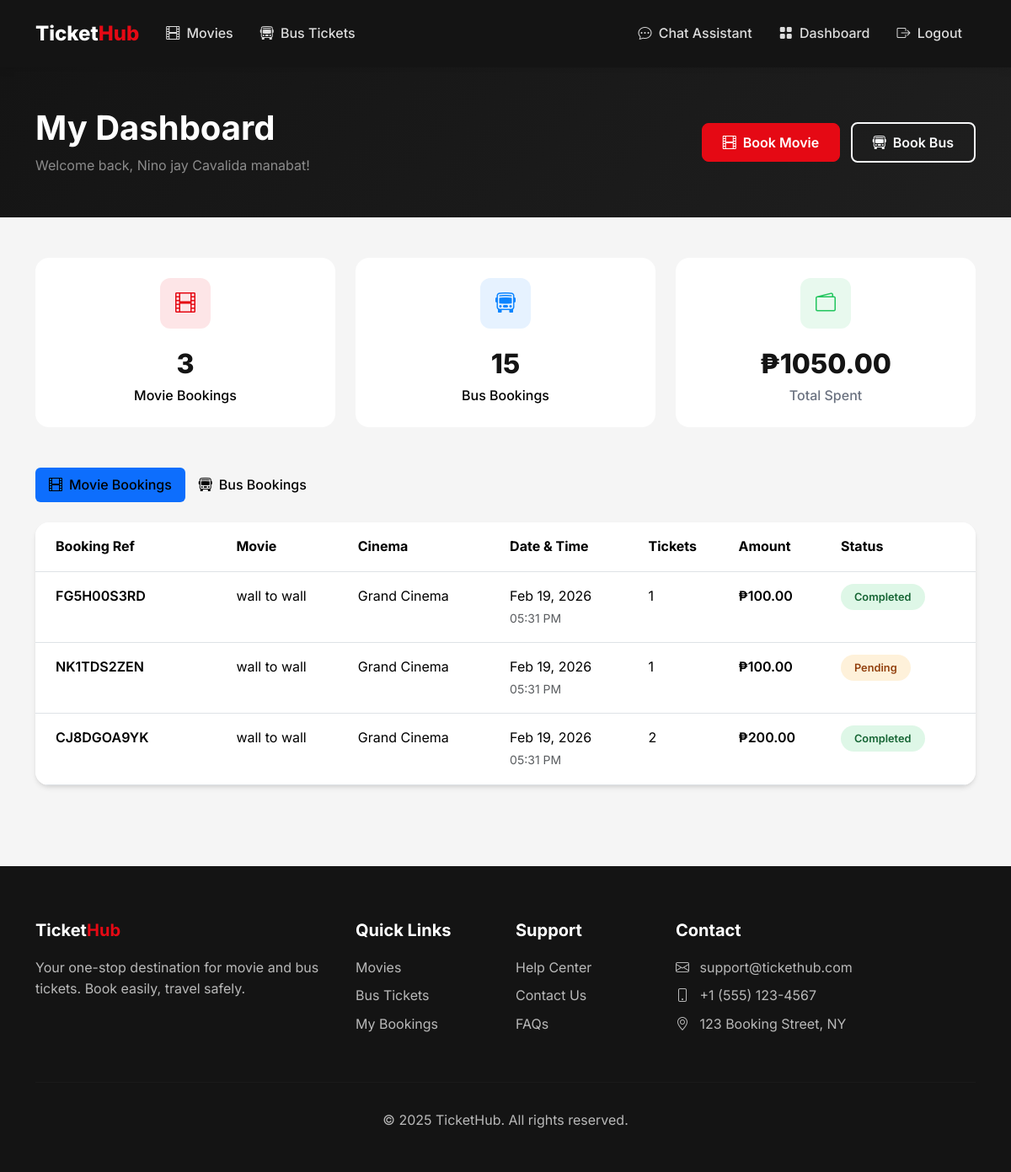
Page /dashboard (signed in) on the committed database.
### flask_app/app.py (models this page shows, shortened)
class User(UserMixin, db.Model):
    id = db.Column(db.Integer, primary_key=True)
    email = db.Column(db.String(120), unique=True, nullable=False)
    password_hash = db.Column(db.String(256), nullable=False)
    name = db.Column(db.String(100), nullable=False)
    phone = db.Column(db.String(20))
    is_admin = db.Column(db.Boolean, default=False)
    created_at = db.Column(db.DateTime, default=datetime.utcnow)
    movie_bookings = db.relationship('MovieBooking', backref='user', lazy=True)
    bus_bookings = db.relationship('BusBooking', backref='user', lazy=True)

class MovieBooking(db.Model):
    id = db.Column(db.Integer, primary_key=True)
    user_id = db.Column(db.Integer, db.ForeignKey('user.id'), nullable=False)
    showtime_id = db.Column(db.Integer, db.ForeignKey('showtime.id'), nullable=False)
    num_tickets = db.Column(db.Integer, nullable=False)
    seat_numbers = db.Column(db.String(200))
    total_amount = db.Column(db.Float, nullable=False)
    payment_status = db.Column(db.String(20), default='pending')  # pending, completed, failed, refunded
    payment_method = db.Column(db.String(20))     # 'card', 'gcash', 'paymaya', 'paypal'
    payment_reference = db.Column(db.String(255)) # PayMongo source/payment id
    booking_reference = db.Column(db.String(20), unique=True)
    created_at = db.Column(db.DateTime, default=datetime.utcnow)

class Movie(db.Model):
    id = db.Column(db.Integer, primary_key=True)
    title = db.Column(db.String(200), nullable=False)
    description = db.Column(db.Text)
    genre = db.Column(db.String(100))
    duration = db.Column(db.Integer)  # in minutes
    rating = db.Column(db.String(10))  # PG, PG-13, R, etc.
    poster_image = db.Column(db.String(255))
    trailer_url = db.Column(db.String(255))
    release_date = db.Column(db.Date)
    is_active = db.Column(db.Boolean, default=True)
    created_at = db.Column(db.DateTime, default=datetime.utcnow)
    showtimes = db.relationship('Showtime', backref='movie', lazy=True, cascade='all, delete-orphan')

class Cinema(db.Model):
    id = db.Column(db.Integer, primary_key=True)
    name = db.Column(db.String(100), nullable=False)
    location = db.Column(db.String(200))
    total_seats = db.Column(db.Integer, default=100)
    showtimes = db.relationship('Showtime', backref='cinema', lazy=True)

class Showtime(db.Model):
    id = db.Column(db.Integer, primary_key=True)
    movie_id = db.Column(db.Integer, db.ForeignKey('movie.id'), nullable=False)
    cinema_id = db.Column(db.Integer, db.ForeignKey('cinema.id'), nullable=False)
    show_date = db.Column(db.Date, nullable=False)
    show_time = db.Column(db.Time, nullable=False)
    price = db.Column(db.Float, nullable=False)
    available_seats = db.Column(db.Integer)
    bookings = db.relationship('MovieBooking', backref='showtime', lazy=True)

### flask_app/app.py (the view)
@app.route('/dashboard')
@login_required
def dashboard():
    movie_bookings = MovieBooking.query.filter_by(user_id=current_user.id).order_by(MovieBooking.created_at.desc()).all()
    bus_bookings = BusBooking.query.filter_by(user_id=current_user.id).order_by(BusBooking.created_at.desc()).all()
    return render_template('dashboard/index.html', movie_bookings=movie_bookings, bus_bookings=bus_bookings)

### flask_app/app.py (called while the page is built)
@login_manager.user_loader
def load_user(user_id):
    return User.query.get(int(user_id))

### flask_app/templates/dashboard/index.html (shortened to what this page needs)
{% extends 'base.html' %}
{% block content %}
<section class="py-5" style="background: linear-gradient(135deg, var(--dark) 0%, var(--dark-lighter) 100%);">
    <div class="container">
        <div class="row align-items-center">
            <div class="col">
                <h1 class="text-white fw-bold mb-2">My Dashboard</h1>
                <p class="text-white-50 mb-0">Welcome back, {{ current_user.name }}!</p>
            </div>
            <div class="col-auto">
                <a href="{{ url_for('movies') }}" class="btn btn-primary me-2">
                    <i class="bi bi-film me-2"></i>Book Movie
                </a>
                <a href="{{ url_for('search_bus') }}" class="btn btn-outline-light">
                    <i class="bi bi-bus-front me-2"></i>Book Bus
                </a>
            </div>
        </div>
    </div>
</section>
<section class="py-5">
    <div class="container">
        <div class="row g-4 mb-5">
            <div class="col-md-4">
                <div class="stat-card">
                    <div class="stat-icon" style="background: rgba(229, 9, 20, 0.1);">
                        <i class="bi bi-film" style="color: var(--primary);"></i>
                    </div>
                    <div class="stat-value">{{ movie_bookings|length }}</div>
                    <div class="stat-label" style="color: #000;">Movie Bookings</div>
                </div>
            </div>
            <div class="col-md-4">
                <div class="stat-card">
                    <div class="stat-icon" style="background: rgba(10, 132, 255, 0.1);">
                        <i class="bi bi-bus-front" style="color: var(--secondary);"></i>
                    </div>
                    <div class="stat-value">{{ bus_bookings|length }}</div>
                    <div class="stat-label" style="color: #000;">Bus Bookings</div>
                </div>
            </div>
            <div class="col-md-4">
                <div class="stat-card">
                    <div class="stat-icon" style="background: rgba(34, 197, 94, 0.1);">
                        <i class="bi bi-wallet2" style="color: #22C55E;"></i>
                    </div>
                    <div class="stat-value">₱{{ "%.2f"|format(
                        (movie_bookings|selectattr('payment_status', 'equalto', 'completed')|sum(attribute='total_amount')) +
                        (movie_bookings|selectattr('payment_status', 'equalto', 'paid')|sum(attribute='total_amount')) +
                        (bus_bookings|selectattr('payment_status', 'equalto', 'completed')|sum(attribute='total_amount')) +
                        (bus_bookings|selectattr('payment_status', 'equalto', 'paid')|sum(attribute='total_amount'))
                    ) }}</div>
                    <div class="stat-label">Total Spent</div>
                </div>
            </div>
        </div>
        <ul class="nav nav-pills mb-4" role="tablist">
            <li class="nav-item">
                <button class="nav-link active px-4" data-bs-toggle="pill" data-bs-target="#movie-bookings" style="color: #000 !important;">
                    <i class="bi bi-film me-2"></i>Movie Bookings
                </button>
            </li>
            <li class="nav-item">
                <button class="nav-link px-4" data-bs-toggle="pill" data-bs-target="#bus-bookings" style="color: #000 !important;">
                    <i class="bi bi-bus-front me-2"></i>Bus Bookings
                </button>
            </li>
        </ul>
        <div class="tab-content">
            <div class="tab-pane fade show active" id="movie-bookings">
                {% if movie_bookings %}
                    <div class="card">
                        <div class="table-responsive">
                            <table class="table table-hover mb-0">
                                <thead class="bg-light">
                                    <tr>
                                        <th class="px-4 py-3">Booking Ref</th>
                                        <th class="py-3">Movie</th>
                                        <th class="py-3">Cinema</th>
                                        <th class="py-3">Date & Time</th>
                                        <th class="py-3">Tickets</th>
                                        <th class="py-3">Amount</th>
                                        <th class="py-3">Status</th>
                                    </tr>
                                </thead>
                                <tbody>
                                    {% for booking in movie_bookings %}
                                    <tr>
                                        <td class="px-4 py-3">
                                            <span class="fw-semibold">{{ booking.booking_reference }}</span>
                                        </td>
                                        <td class="py-3">{{ booking.showtime.movie.title }}</td>
                                        <td class="py-3">{{ booking.showtime.cinema.name }}</td>
                                        <td class="py-3">
                                            {{ booking.showtime.show_date.strftime('%b %d, %Y') }}<br>
                                            <small class="text-muted">{{ booking.showtime.show_time.strftime('%I:%M %p') }}</small>
                                        </td>
                                        <td class="py-3">{{ booking.num_tickets }}</td>
                                        <td class="py-3 fw-semibold">₱{{ "%.2f"|format(booking.total_amount) }}</td>
                                        <td class="py-3">
                                            {% if booking.payment_status in ['completed','paid'] %}
                                                <span class="badge-status badge-completed">Completed</span>
                                            {% else %}
                                                <span class="badge-status badge-pending">Pending</span>
                                            {% endif %}
                                        </td>
                                    </tr>
                                    {% endfor %}
                                </tbody>
                            </table>
                        </div>
                    </div>
                {% endif %}
            </div>
        </div>
    </div>
</section>
{% endblock %}

### flask_app/static/css/main.css (style rules this page uses)
:root { --primary: #E50914; --primary-dark: #B20710; --secondary: #0A84FF; --dark: #141414; --dark-lighter: #1F1F1F; --gray-100: #F5F5F5; --gray-200: #E5E5E5; --gray-300: #D4D4D4; --gray-600: #6B7280; --gray-800: #2D2D2D; --success: #22C55E; --warning: #F59E0B; }
* { margin: 0; padding: 0; box-sizing: border-box; }
body { font-family: 'Inter', -apple-system, BlinkMacSystemFont, sans-serif; background-color: var(--gray-100); color: var(--dark); line-height: 1.6; }
.nav-link { color: rgba(255,255,255,0.85) !important; font-weight: 500; padding: 0.5rem 1rem !important; transition: all 0.2s ease; }
.nav-link.active { color: var(--primary) !important; }
.btn-primary { background: var(--primary); border-color: var(--primary); font-weight: 600; padding: 0.625rem 1.5rem; border-radius: 8px; transition: all 0.2s ease; }
.btn-outline-light { border-width: 2px; font-weight: 600; padding: 0.625rem 1.5rem; border-radius: 8px; }
.card { border: none; border-radius: 16px; box-shadow: 0 4px 6px -1px rgba(0,0,0,0.1), 0 2px 4px -1px rgba(0,0,0,0.06); transition: all 0.3s ease; overflow: hidden; }
.badge-status { padding: 0.5rem 1rem; border-radius: 20px; font-weight: 600; font-size: 0.8rem; }
.badge-completed { background: rgba(34, 197, 94, 0.15); color: #166534; }
.badge-pending { background: rgba(245, 158, 11, 0.15); color: #92400e; }
.stat-card { background: #fff; border-radius: 16px; padding: 1.5rem; text-align: center; }
.stat-card .stat-icon { width: 60px; height: 60px; border-radius: 12px; display: flex; align-items: center; justify-content: center; font-size: 1.5rem; margin: 0 auto 1rem; }
.stat-card .stat-value { font-size: 2rem; font-weight: 800; color: var(--dark); }
.stat-card .stat-label { color: var(--gray-600); font-weight: 500; }
.card { border-radius: 16px; box-shadow: 0 4px 12px rgba(0,0,0,0.07); border: none; }
.btn-primary { background: #E50914; border-color: #E50914; font-weight: 600; border-radius: 8px; transition: background 0.2s; }
.fw-bold { font-weight: 700 !important; }

### flask_app/templates/base.html (style rules this page uses)
:root { --primary: #E50914; --primary-dark: #B20710; --secondary: #0A84FF; --dark: #141414; --dark-lighter: #1F1F1F; --gray-100: #F5F5F5; --gray-200: #E5E5E5; --gray-300: #D4D4D4; --gray-600: #6B7280; --gray-800: #2D2D2D; --success: #22C55E; --warning: #F59E0B; }
* { margin: 0; padding: 0; box-sizing: border-box; }
body { font-family: 'Inter', -apple-system, BlinkMacSystemFont, sans-serif; background-color: var(--gray-100); color: var(--dark); line-height: 1.6; }
.nav-link { color: rgba(255,255,255,0.85) !important; font-weight: 500; padding: 0.5rem 1rem !important; transition: all 0.2s ease; }
.nav-link.active { color: var(--primary) !important; }
.btn-primary { background: var(--primary); border-color: var(--primary); font-weight: 600; padding: 0.625rem 1.5rem; border-radius: 8px; transition: all 0.2s ease; }
.btn-outline-light { border-width: 2px; font-weight: 600; padding: 0.625rem 1.5rem; border-radius: 8px; }
.card { border: none; border-radius: 16px; box-shadow: 0 4px 6px -1px rgba(0,0,0,0.1), 0 2px 4px -1px rgba(0,0,0,0.06); transition: all 0.3s ease; overflow: hidden; }
.badge-status { padding: 0.5rem 1rem; border-radius: 20px; font-weight: 600; font-size: 0.8rem; }
.badge-completed { background: rgba(34, 197, 94, 0.15); color: #166534; }
.badge-pending { background: rgba(245, 158, 11, 0.15); color: #92400e; }
.stat-card { background: #fff; border-radius: 16px; padding: 1.5rem; text-align: center; }
.stat-card .stat-icon { width: 60px; height: 60px; border-radius: 12px; display: flex; align-items: center; justify-content: center; font-size: 1.5rem; margin: 0 auto 1rem; }
.stat-card .stat-value { font-size: 2rem; font-weight: 800; color: var(--dark); }
.stat-card .stat-label { color: var(--gray-600); font-weight: 500; }

### rows in the picture
User: name "Nino jay Cavalida manabat"
MovieBooking: booking_reference "FG5H00S3RD", showtime.movie "wall to wall", showtime.cinema.name "Grand Cinema", showtime.show_date "Feb 19, 2026", showtime.show_time "05:31 PM", num_tickets "1", total_amount "100.00", payment_status "Completed"
MovieBooking: booking_reference "NK1TDS2ZEN", showtime.movie "wall to wall", showtime.cinema.name "Grand Cinema", showtime.show_date "Feb 19, 2026", showtime.show_time "05:31 PM", num_tickets "1", total_amount "100.00", payment_status "Pending"
MovieBooking: booking_reference "CJ8DGOA9YK", showtime.movie "wall to wall", showtime.cinema.name "Grand Cinema", showtime.show_date "Feb 19, 2026", showtime.show_time "05:31 PM", num_tickets "2", total_amount "200.00", payment_status "Completed"

### other values in the picture
{{ movie_bookings|length }} "3"
{{ bus_bookings|length }} "15"
